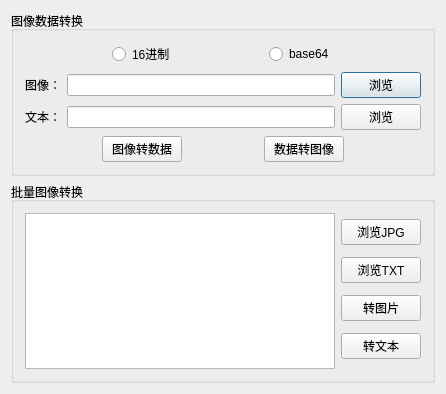
<?xml version="1.0" encoding="UTF-8"?>
<ui version="4.0">
 <class>ImageShow</class>
 <widget class="QDialog" name="ImageShow">
  <property name="geometry">
   <rect>
    <x>0</x>
    <y>0</y>
    <width>446</width>
    <height>394</height>
   </rect>
  </property>
  <property name="windowTitle">
   <string>ImageShow</string>
  </property>
  <layout class="QVBoxLayout" name="verticalLayout_3">
   <item>
    <widget class="QGroupBox" name="groupBox">
     <property name="title">
      <string>图像数据转换</string>
     </property>
     <layout class="QVBoxLayout" name="verticalLayout">
      <item>
       <layout class="QHBoxLayout" name="horizontalLayout">
        <item>
         <spacer name="horizontalSpacer">
          <property name="orientation">
           <enum>Qt::Horizontal</enum>
          </property>
          <property name="sizeHint" stdset="0">
           <size>
            <width>40</width>
            <height>20</height>
           </size>
          </property>
         </spacer>
        </item>
        <item>
         <widget class="QRadioButton" name="radioButtonHex">
          <property name="text">
           <string>16进制</string>
          </property>
         </widget>
        </item>
        <item>
         <spacer name="horizontalSpacer_2">
          <property name="orientation">
           <enum>Qt::Horizontal</enum>
          </property>
          <property name="sizeHint" stdset="0">
           <size>
            <width>40</width>
            <height>20</height>
           </size>
          </property>
         </spacer>
        </item>
        <item>
         <widget class="QRadioButton" name="radioButtonBase">
          <property name="text">
           <string>base64</string>
          </property>
         </widget>
        </item>
        <item>
         <spacer name="horizontalSpacer_3">
          <property name="orientation">
           <enum>Qt::Horizontal</enum>
          </property>
          <property name="sizeHint" stdset="0">
           <size>
            <width>40</width>
            <height>20</height>
           </size>
          </property>
         </spacer>
        </item>
       </layout>
      </item>
      <item>
       <layout class="QGridLayout" name="gridLayout">
        <item row="0" column="0">
         <widget class="QLabel" name="label">
          <property name="text">
           <string>图像：</string>
          </property>
         </widget>
        </item>
        <item row="0" column="1">
         <widget class="QLineEdit" name="lineEditImage"/>
        </item>
        <item row="0" column="2">
         <widget class="QPushButton" name="btnImage">
          <property name="text">
           <string>浏览</string>
          </property>
         </widget>
        </item>
        <item row="1" column="0">
         <widget class="QLabel" name="label_2">
          <property name="text">
           <string>文本：</string>
          </property>
         </widget>
        </item>
        <item row="1" column="1">
         <widget class="QLineEdit" name="lineEditText"/>
        </item>
        <item row="1" column="2">
         <widget class="QPushButton" name="btnText">
          <property name="text">
           <string>浏览</string>
          </property>
         </widget>
        </item>
       </layout>
      </item>
      <item>
       <layout class="QHBoxLayout" name="horizontalLayout_2">
        <item>
         <spacer name="horizontalSpacer_4">
          <property name="orientation">
           <enum>Qt::Horizontal</enum>
          </property>
          <property name="sizeHint" stdset="0">
           <size>
            <width>40</width>
            <height>20</height>
           </size>
          </property>
         </spacer>
        </item>
        <item>
         <widget class="QPushButton" name="btnImageToData">
          <property name="text">
           <string>图像转数据</string>
          </property>
         </widget>
        </item>
        <item>
         <spacer name="horizontalSpacer_5">
          <property name="orientation">
           <enum>Qt::Horizontal</enum>
          </property>
          <property name="sizeHint" stdset="0">
           <size>
            <width>40</width>
            <height>20</height>
           </size>
          </property>
         </spacer>
        </item>
        <item>
         <widget class="QPushButton" name="btnTextToImage">
          <property name="text">
           <string>数据转图像</string>
          </property>
         </widget>
        </item>
        <item>
         <spacer name="horizontalSpacer_6">
          <property name="orientation">
           <enum>Qt::Horizontal</enum>
          </property>
          <property name="sizeHint" stdset="0">
           <size>
            <width>40</width>
            <height>20</height>
           </size>
          </property>
         </spacer>
        </item>
       </layout>
      </item>
     </layout>
    </widget>
   </item>
   <item>
    <widget class="QGroupBox" name="groupBox_2">
     <property name="title">
      <string>批量图像转换</string>
     </property>
     <layout class="QHBoxLayout" name="horizontalLayout_3">
      <item>
       <widget class="QTextEdit" name="textEdit"/>
      </item>
      <item>
       <layout class="QVBoxLayout" name="verticalLayout_2">
        <item>
         <widget class="QPushButton" name="btnImageJpg">
          <property name="text">
           <string>浏览JPG</string>
          </property>
         </widget>
        </item>
        <item>
         <widget class="QPushButton" name="btnTextTxt">
          <property name="text">
           <string>浏览TXT</string>
          </property>
         </widget>
        </item>
        <item>
         <widget class="QPushButton" name="btnToImage">
          <property name="text">
           <string>转图片</string>
          </property>
         </widget>
        </item>
        <item>
         <widget class="QPushButton" name="btnToText">
          <property name="text">
           <string>转文本</string>
          </property>
         </widget>
        </item>
       </layout>
      </item>
     </layout>
    </widget>
   </item>
  </layout>
 </widget>
 <layoutdefault spacing="6" margin="11"/>
 <resources/>
 <connections/>
</ui>
